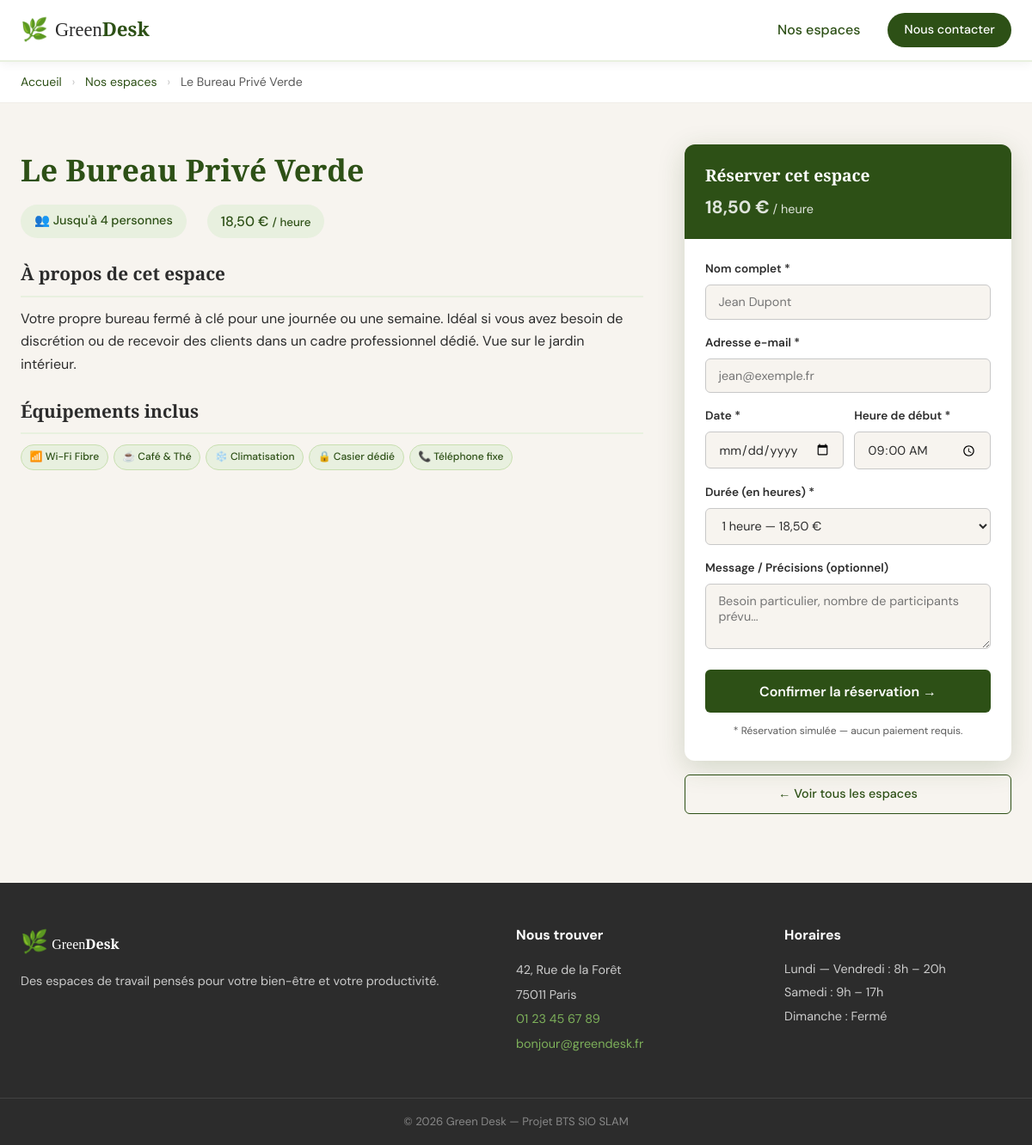
The app's page /details.php?id=3 with its own data.
### tables this page shows
CREATE TABLE espaces (
    id          INT          AUTO_INCREMENT PRIMARY KEY, 
    nom         VARCHAR(100) NOT NULL,                   
    description TEXT         NOT NULL,                  
    prix_heure  DECIMAL(6,2) NOT NULL,                   
    capacite    TINYINT      NOT NULL,                
    image_url   VARCHAR(255) DEFAULT NULL,              
    equipements VARCHAR(255) DEFAULT NULL                
);

### details.php (the view, shortened to what this page needs)
<?php
require_once 'db.php';
$id = isset($_GET['id']) ? (int)$_GET['id'] : 0;
$espace = getEspaceById($id);
require_once 'header.php';
?>
<nav class="breadcrumb">
    <div class="container">
        <a href="index.php">Accueil</a>
        <span class="sep">›</span>
        <a href="index.php">Nos espaces</a>
        <span class="sep">›</span>
        <span><?= htmlspecialchars($espace['nom']) ?></span>
    </div>
</nav>
<div class="container detail-layout">
    <article class="detail-main">
        <div class="detail-header">
            <h1 class="detail-title"><?= htmlspecialchars($espace['nom']) ?></h1>
            <div class="detail-meta">
                <span class="meta-item">👥 Jusqu'à <?= (int)$espace['capacite'] ?> personnes</span>
                <span class="meta-item meta-price">
                    <?= number_format($espace['prix_heure'], 2, ',', ' ') ?> € <small>/ heure</small>
                </span>
            </div>
        </div>
        <div class="detail-description">
            <h2>À propos de cet espace</h2>
            <p><?= nl2br(htmlspecialchars($espace['description'])) ?></p>
        </div>
        <div class="detail-equipements">
            <h2>Équipements inclus</h2>
            <?= getEquipements($espace['equipements']) ?>
        </div>
    </article>
    <aside class="detail-sidebar">
        <div class="resa-card">
            <div class="resa-card-header">
                <h3>Réserver cet espace</h3>
                <p class="resa-price">
                    <strong><?= number_format($espace['prix_heure'], 2, ',', ' ') ?> €</strong> / heure
                </p>
            </div>
            <form method="post" action="" class="resa-form">
                <div class="form-group">
                    <label for="nom">Nom complet *</label>
                    <input
                        type="text"
                        id="nom"
                        name="nom"
                        placeholder="Jean Dupont"
                        required
                        value="<?= htmlspecialchars($_POST['nom'] ?? '') ?>"
                    >
                </div>
                <div class="form-group">
                    <label for="email">Adresse e-mail *</label>
                    <input
                        type="email"
                        id="email"
                        name="email"
                        placeholder="jean@exemple.fr"
                        required
                        value="<?= htmlspecialchars($_POST['email'] ?? '') ?>"
                    >
                </div>
                <div class="form-row">
                    <div class="form-group">
                        <label for="date">Date *</label>
                        <input
                            type="date"
                            id="date"
                            name="date"
                            required
                            min="<?= date('Y-m-d') ?>"
                            value="<?= htmlspecialchars($_POST['date'] ?? '') ?>"
                        >
                    </div>
                    <div class="form-group">
                        <label for="heure">Heure de début *</label>
                        <input
                            type="time"
                            id="heure"
                            name="heure"
                            min="08:00"
                            max="19:00"
                            required
                            value="<?= htmlspecialchars($_POST['heure'] ?? '09:00') ?>"
                        >
                    </div>
                </div>
                <div class="form-group">
                    <label for="duree">Durée (en heures) *</label>
                    <select id="duree" name="duree" required>
                        <?php for ($h = 1; $h <= 8; $h++) : ?>
                            <option value="<?= $h ?>" <?= (($_POST['duree'] ?? 1) == $h) ? 'selected' : '' ?>>
                                <?= $h ?> heure<?= $h > 1 ? 's' : '' ?>
                            </option>
                        <?php endfor; ?>
                    </select>
                </div>
                <div class="form-group">
                    <label for="message">Message / Précisions (optionnel)</label>
                    <textarea
                        id="message"
                        name="message"
                        rows="3"
                        placeholder="Besoin particulier, nombre de participants prévu..."
                    ><?= htmlspecialchars($_POST['message'] ?? '') ?></textarea>
                </div>
                <button type="submit" class="btn-submit">
                    Confirmer la réservation →
                </button>
                <p class="resa-notice">* Réservation simulée — aucun paiement requis.</p>
            </form>
        </div>
        <a href="index.php" class="btn-back">← Voir tous les espaces</a>
    </aside>
</div>
<?php require_once 'footer.php'; ?>

### db.php (shortened to what this page needs)
<?php
try {
    $dsn = "mysql:host=" . DB_HOST . ";dbname=" . DB_NAME . ";charset=" . DB_CHARSET;
    $options = [
        PDO::ATTR_ERRMODE            => PDO::ERRMODE_EXCEPTION,
        PDO::ATTR_DEFAULT_FETCH_MODE => PDO::FETCH_ASSOC,
        PDO::ATTR_EMULATE_PREPARES   => false,
    ];
    $pdo = new PDO($dsn, DB_USER, DB_PASS, $options);
} catch (PDOException $e) {
    die('<p style="color:red;font-family:monospace;">Erreur de connexion BDD : ' . htmlspecialchars($e->getMessage()) . '</p>');
}
function getEquipements(string $string): string
{
    $items = array_map('trim', explode(',', $string));
    $icones = [
        'Wi-Fi Fibre'      => '📶',
        'Café & Thé'       => '☕',
        'Projecteur HD'    => '📽️',
        'Écran 4K'         => '🖥️',
        'Tableau blanc'    => '🗒️',
        'Tableau ardoise'  => '🖊️',
        'Climatisation'    => '❄️',
        'Visioconférence'  => '📹',
        'Imprimante'       => '🖨️',
        'Imprimante A3'    => '🖨️',
        'Casiers sécurisés'=> '🔒',
        'Casier dédié'     => '🔒',
        'Téléphone fixe'   => '📞',
    ];
    $html = '<div class="equipements-list">';
    foreach ($items as $item) {
        $icone = $icones[$item] ?? '✔';
        $html .= '<span class="badge-equipement">' . $icone . ' ' . htmlspecialchars($item) . '</span>';
    }
    $html .= '</div>';
    return $html;
}
function getEspaceById(int $id)
{
    global $pdo;
    $stmt = $pdo->prepare('SELECT * FROM espaces WHERE id = :id');
    $stmt->execute([':id' => $id]);
    return $stmt->fetch();
}

### style.css (style rules this page uses)
:root { --vert-sapin: #2D5016; --vert-moyen: #4A7C2F; --vert-clair: #7DB05A; --vert-pale: #E8F0DF; --blanc-casse: #F7F4EF; --blanc-pur: #FFFFFF; --gris-anthracite: #2C2C2C; --gris-moyen: #5A5A5A; --gris-clair: #C8C8C8; --gris-pale: #F0EDE8; --font-titre: 'Playfair Display', Georgia, serif; --font-corps: 'DM Sans', sans-serif; --container-max: 1200px; --gap-sm: 0.75rem; --gap-md: 1.5rem; --gap-lg: 3rem; --gap-xl: 5rem; --radius: 12px; --radius-sm: 6px; --shadow-card: 0 2px 16px rgba(45, 80, 22, 0.10); --shadow-hover: 0 8px 32px rgba(45, 80, 22, 0.18); --transition: 0.25s ease; }
*, *::before, *::after { box-sizing: border-box; margin: 0; padding: 0; }
html { scroll-behavior: smooth; font-size: 16px; }
body { font-family: var(--font-corps); background-color: var(--blanc-casse); color: var(--gris-anthracite); line-height: 1.65; }
a { color: var(--vert-sapin); text-decoration: none; transition: color var(--transition); }
.container { max-width: var(--container-max); margin: 0 auto; padding: 0 1.5rem; }
.equipements-list { display: flex; flex-wrap: wrap; gap: 6px; }
.badge-equipement { display: inline-flex; align-items: center; gap: 4px; background-color: var(--vert-pale); color: var(--vert-sapin); font-size: 0.75rem; font-weight: 500; padding: 0.25rem 0.6rem; border-radius: 50px; border: 1px solid #C8DFB0; white-space: nowrap; }
.breadcrumb { background-color: var(--blanc-pur); border-bottom: 1px solid var(--gris-pale); padding: 0.75rem 0; font-size: 0.88rem; color: var(--gris-moyen); }
.breadcrumb .sep { margin: 0 0.5rem; color: var(--gris-clair); }
.detail-layout { display: grid; grid-template-columns: 1fr 380px; gap: var(--gap-lg); padding-top: var(--gap-lg); padding-bottom: var(--gap-xl); align-items: start; }
.detail-header { margin-bottom: var(--gap-md); }
.detail-title { font-family: var(--font-titre); font-size: 2.2rem; color: var(--vert-sapin); margin-bottom: 0.75rem; }
.detail-meta { display: flex; gap: 1.5rem; flex-wrap: wrap; }
.meta-item { background: var(--vert-pale); padding: 0.4rem 1rem; border-radius: 50px; font-size: 0.9rem; font-weight: 500; color: var(--vert-sapin); }
.meta-price { font-size: 1rem; }
.detail-description, .detail-equipements { margin-bottom: var(--gap-md); }
.detail-description h2, .detail-equipements h2 { font-family: var(--font-titre); font-size: 1.3rem; color: var(--gris-anthracite); margin-bottom: 0.75rem; padding-bottom: 0.5rem; border-bottom: 2px solid var(--vert-pale); }
.resa-card { background: var(--blanc-pur); border-radius: var(--radius); box-shadow: var(--shadow-hover); overflow: hidden; position: sticky; top: 90px; }
.resa-card-header { background: var(--vert-sapin); color: var(--blanc-pur); padding: 1.25rem 1.5rem; }
.resa-card-header h3 { font-family: var(--font-titre); font-size: 1.2rem; }
.resa-price { margin-top: 0.25rem; font-size: 0.9rem; opacity: 0.85; }
.resa-price strong { font-size: 1.3rem; }
.resa-form { padding: 1.5rem; }
.form-group { display: flex; flex-direction: column; gap: 0.4rem; margin-bottom: 1rem; }
.form-row { display: grid; grid-template-columns: 1fr 1fr; gap: 0.75rem; }
.form-group label { font-size: 0.85rem; font-weight: 600; color: var(--gris-anthracite); }
.form-group input, .form-group select, .form-group textarea { border: 1.5px solid var(--gris-clair); border-radius: var(--radius-sm); padding: 0.65rem 0.9rem; font-family: var(--font-corps); font-size: 0.9rem; color: var(--gris-anthracite); background: var(--blanc-casse); transition: border-color var(--transition), box-shadow var(--transition); width: 100%; }
.btn-submit { width: 100%; background-color: var(--vert-sapin); color: var(--blanc-pur); border: none; border-radius: var(--radius-sm); padding: 0.9rem; font-family: var(--font-corps); font-size: 1rem; font-weight: 600; cursor: pointer; transition: background-color var(--transition), transform var(--transition); margin-top: 0.5rem; }
.resa-notice { text-align: center; font-size: 0.75rem; color: var(--gris-moyen); margin-top: 0.75rem; }
.btn-back { display: block; text-align: center; margin-top: 1rem; padding: 0.65rem; font-size: 0.9rem; font-weight: 500; color: var(--vert-sapin); border: 1.5px solid var(--vert-sapin); border-radius: var(--radius-sm); transition: background-color var(--transition), color var(--transition); }

### records on screen
espaces: nom "Le Bureau Privé Verde", capacite "4", prix_heure "18,50", description "Votre propre bureau fermé à clé pour une journée ou une semaine. Idéal si vous avez besoin de discrétion ou de recevoir des clients dans un cadre professionnel dédié. Vue sur le jardin intérieur.", equipements "📶", equipements "Wi-Fi Fibre", equipements "☕", equipements "Café & Thé", equipements "❄️", equipements "Climatisation", equipements "🔒", equipements "Casier dédié", equipements "📞", equipements "Téléphone fixe"

### other values on screen
form field duree "1 heure — 18,50 €"
